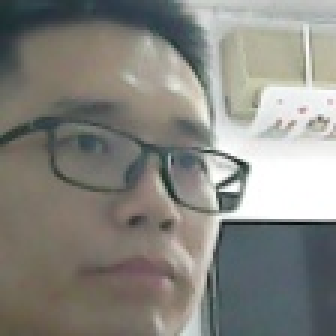
#> input picture examples/detection_recognition/fr_test/face.jpg, 112 x 112 px (shown 3 times larger)
$ python face.py
#> lines starting #> are read from the running program, lines starting #| are printed output that depends on the picture
from turtle import shape
from PIL import Image
import numpy as np
import time
import cv2

def my_open_jpg(filename):
    return Image.open(filename)

# [72 lines left out: functions my_jpg2yuv, my_save_yuv, GetImage, ResizeChangeYuv, ChangeYuv, Resize, not called in this run]


def pic2RGB():
    image = Image.open('face.jpg')
#> image is the input picture: PIL image 112x112 RGB; mean R, G, B 135.2, 134.7, 128.8


    r,g,b=image.split()
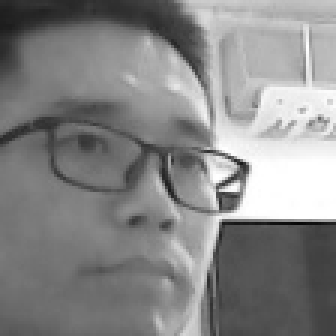
#> r: PIL image 112x112 L (shown 3 times larger); min 7, max 255, mean 135.2
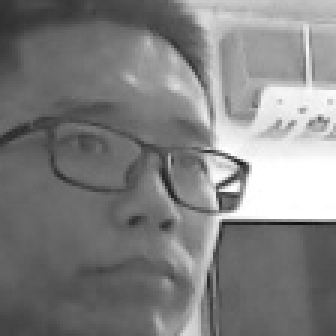
#> b: PIL image 112x112 L (shown 3 times larger); min 17, max 255, mean 128.8

    im_new=np.arange(int(112*112*3))
    r = list(r.getdata())
#> r = 12544 values, max 255 at index 1782, min 7 at index 8387, mean 135.2
    g = list(g.getdata())
#> g = 12544 values, max 255 at index 5677, min 15 at index 8387, mean 134.7
    b = list(b.getdata())
#> b = 12544 values, max 255 at index 6020, min 17 at index 8387, mean 128.8
    height = 112
    width = 112
    for i in range(height):
        for j in range(width):
            im_new[i*width+j] = r[i*width+j]
            im_new[width*height + i*width+j] = g[i*width+j]
            im_new[2*width*height + i*width+j] = b[i*width+j]

    fp = open("face.rgb","wb")
    data=np.array(im_new,"B")
    data.tofile(fp)
    fp.close()


if __name__ == "__main__":
    # [4 lines of commented-out code are left out]
    pic2RGB()
